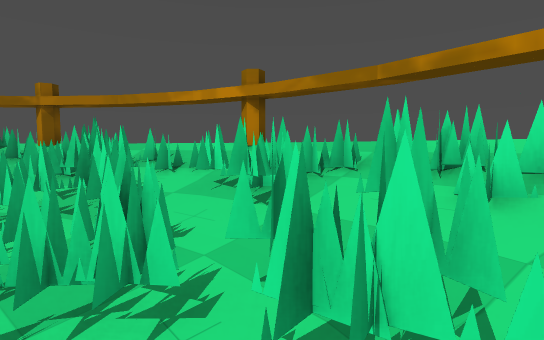
view 1 (above)

16 first-person views from a walk through a 3-D level made in the Godot game engine. The camera is 1.5 m above the floor, tilts 4° down and sees 80° across. The floor is counted in squares, 1 m on a side. Each view is taken from the middle of a square. On the plan, view 1 faces up. The plan holds only what a view shows up to about 15 squares ahead; the rest is blank. Flat picture figures and markers are left out.

view 2
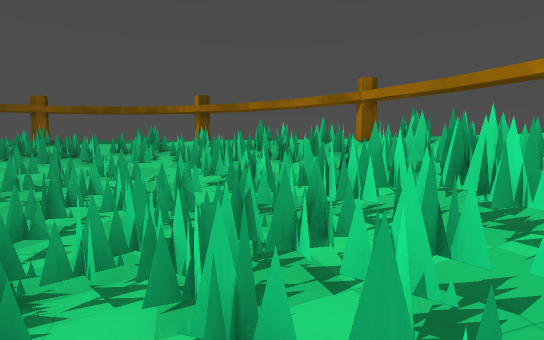

view 3
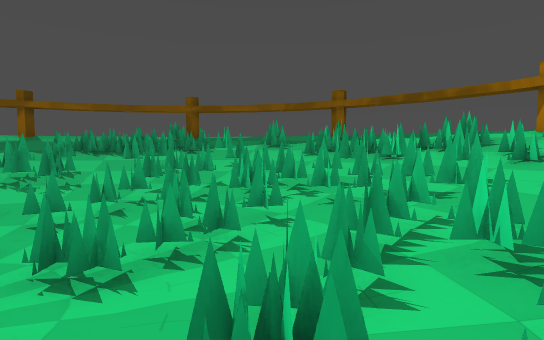

view 4
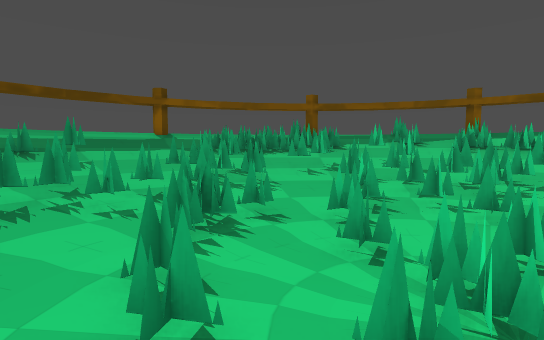

view 5
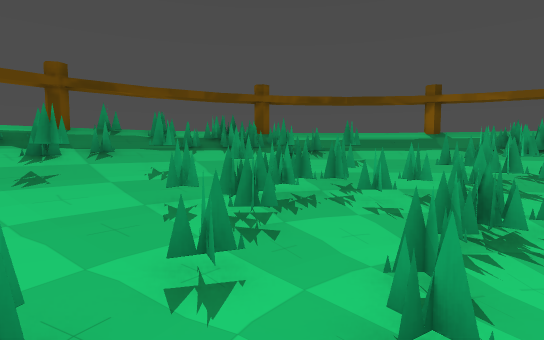

view 6
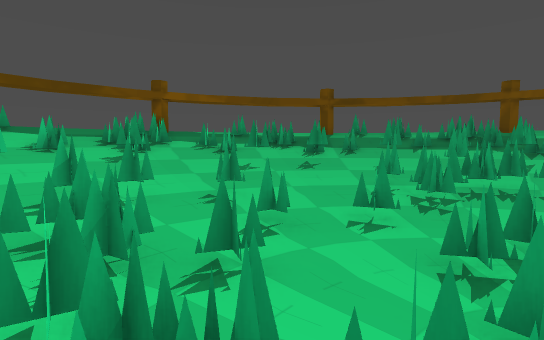

view 7
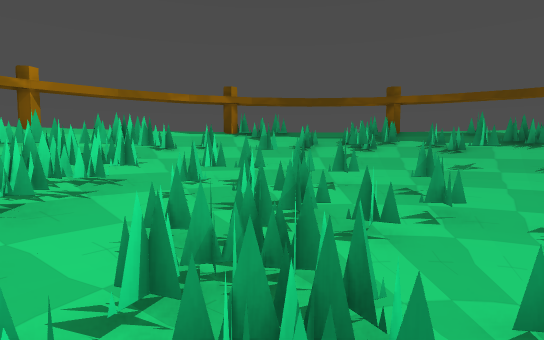

view 8
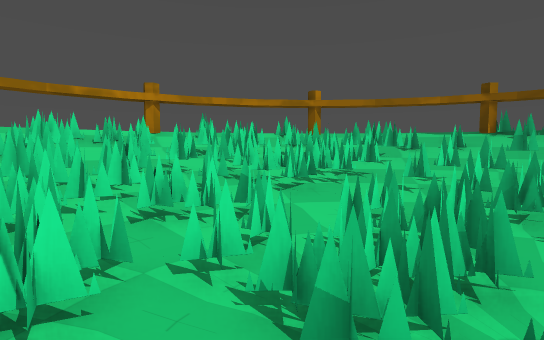

view 9
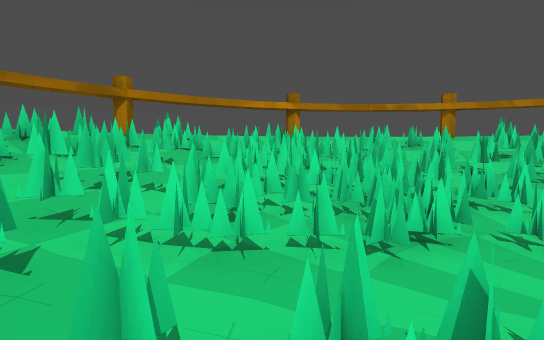

view 10
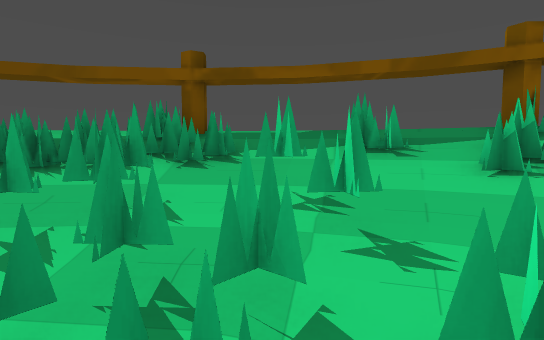

view 11
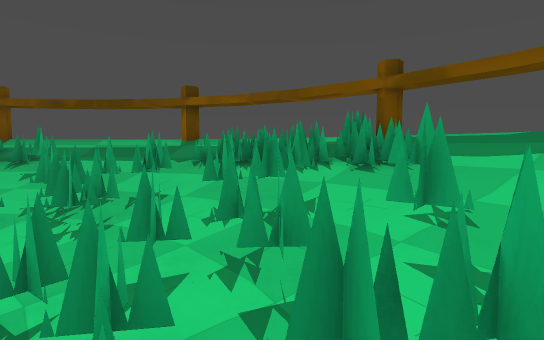

view 12
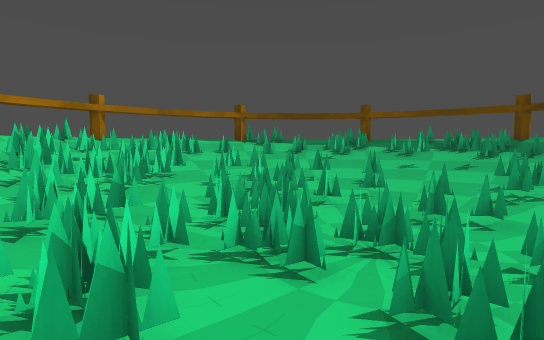

view 13
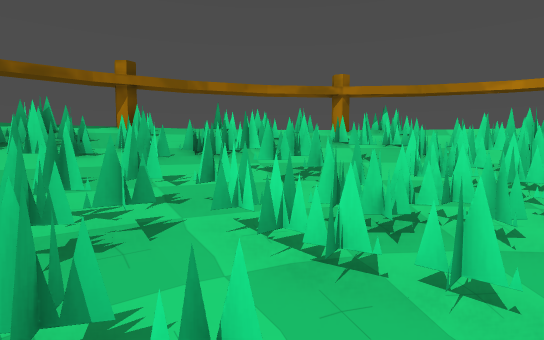

view 14
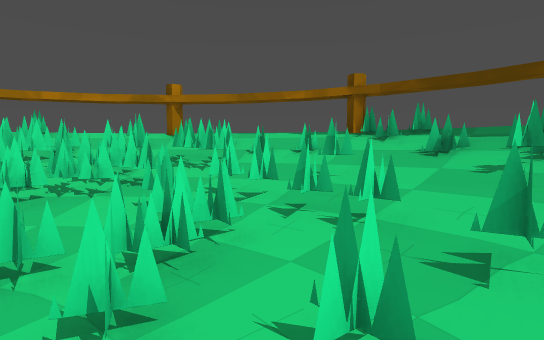

view 15
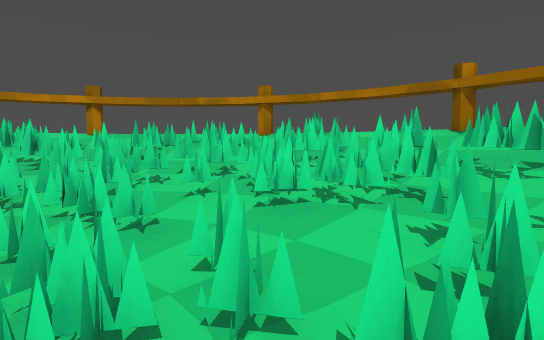

view 16
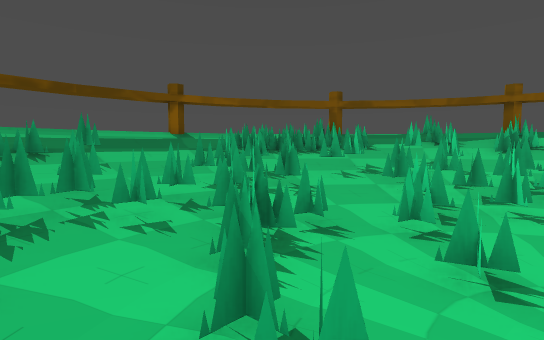

### Floor plan
Key: @ floor where view 1 was taken; # wall or solid block; x gap in a wall; . main floor; : floor 0.25 m higher than the main floor; - floor 0.25 m lower than the main floor; + floor 0.5 m higher than the main floor; * floor 0.75 m higher than the main floor; % floor 1 m higher than the main floor; / step, stairs or slope; = window, fence, low wall or low ledge.
Columns run from 21 left of view 1 to 6 right of it. Each row starts with its distance up from view 1.
 11          #########
 10        ####//////####
  9      ###////////////###
  8     ##//////****//////##
  7    ##/////***++***/////##
  6   ##////*++++++++++*////##
  5   #/////++::::::::++/////#
  4  ##////++:::....:::++////##
  3  #////++::........::++////#
  2 ##///++::..........::++///##
  1 #///*+::...------...::+*///#
  0  //*++:...--------...@++*//
 -1 #/%*+::...--------...::+*%/#
 -2 #/%*+::..----------..::+*%/#
 -3 #/%*+::..----------..::+*%/#
 -4 #/%*+::..----------..::+*%/#
 -5 #/%*+::...--------...::+*%/#
 -6 x//*++:...--------...:++*//
 -7 #///*+::...------...::+*///#
 -8 ##///++::..........::++///##
 -9  #////++::........::++////#
-10  ##////++:::....:::++////##
-11   #/////++::::::::++/////#
-12   ##////*++++++++++*////##
-13    ##/////***++***/////##
-14     ##//////****/////###
-15      ###=///////////##
-16        ####//////####
-17           ########

Where each view was taken, in squares from view 1:
view 1: 0 up, 0 right, facing up
view 2: 1 up, 2 left, facing up-left
view 3: 1 up, 5 left, facing left
view 4: 5 down, 5 left, facing left
view 5: 5 down, 5 left, facing down-left
view 6: 2 down, 5 left, facing down
view 7: 1 down, 7 left, facing down-right
view 8: 1 down, 9 left, facing right
view 9: 1 down, 12 left, facing up-right
view 10: 1 down, 13 left, facing left
view 11: 1 up, 13 left, facing down-left
view 12: 2 up, 10 left, facing down-right
view 13: 1 down, 10 left, facing up
view 14: 7 down, 7 left, facing right
view 15: 6 down, 5 left, facing up-right
view 16: 6 down, 6 left, facing left
